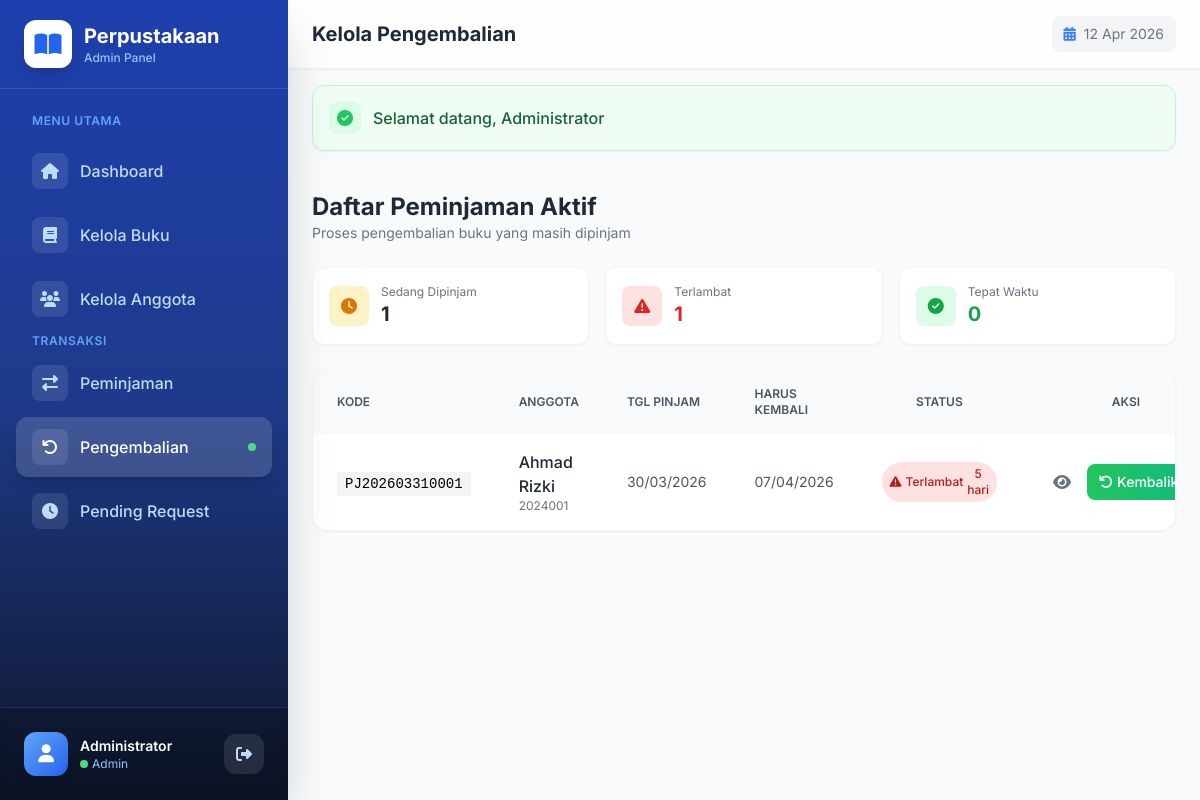
Page /admin/pengembalian (signed in) on the committed database.
### tables this page shows
CREATE TABLE `peminjaman` (
  `id` int(11) NOT NULL,
  `kode_peminjaman` varchar(20) NOT NULL,
  `anggota_id` int(11) NOT NULL,
  `user_id` int(11) DEFAULT NULL,
  `tanggal_pinjam` date NOT NULL,
  `tanggal_harus_kembali` date NOT NULL,
  `tanggal_kembali` date DEFAULT NULL,
  `status` enum('pending','dipinjam','dikembalikan','terlambat','ditolak') DEFAULT 'pending',
  `total_denda` decimal(10,2) DEFAULT 0.00,
  `keterangan` text DEFAULT NULL,
  `created_at` timestamp NOT NULL DEFAULT current_timestamp(),
  `updated_at` timestamp NOT NULL DEFAULT current_timestamp() ON UPDATE current_timestamp()
);

CREATE TABLE `anggota` (
  `id` int(11) NOT NULL,
  `nis` varchar(20) NOT NULL,
  `nama` varchar(100) NOT NULL,
  `jenis_kelamin` enum('L','P') NOT NULL,
  `kelas` varchar(20) NOT NULL,
  `jurusan` varchar(100) DEFAULT NULL,
  `alamat` text DEFAULT NULL,
  `telepon` varchar(20) DEFAULT NULL,
  `email` varchar(100) DEFAULT NULL,
  `username` varchar(50) NOT NULL,
  `password` varchar(255) NOT NULL,
  `foto` varchar(255) DEFAULT NULL,
  `tanggal_daftar` date NOT NULL,
  `status` enum('aktif','nonaktif','suspend') DEFAULT 'aktif',
  `max_pinjam` int(11) DEFAULT 3,
  `created_at` timestamp NOT NULL DEFAULT current_timestamp(),
  `updated_at` timestamp NOT NULL DEFAULT current_timestamp() ON UPDATE current_timestamp()
);

### controllers/TransaksiController.php (called while the page is built, shortened)
<?php
class TransaksiController {
    private $peminjamanModel;
    private $pengembalianModel;
    public function __construct() {
        $this->peminjamanModel = new Peminjaman();
        $this->pengembalianModel = new Pengembalian();
    }
    public function pengembalian() {
        $data = [
            'user' => Session::get('user_data'),
            'peminjaman' => $this->peminjamanModel->getByStatus('dipinjam'),
            'pengembalian' => $this->pengembalianModel->getAll()
        ];
        include BASE_PATH . '/views/admin/pengembalian/index.php';
    }
}

### helpers/Session.php (called while the page is built, shortened)
<?php
class Session {
    public static function get($key, $default = null) {
        return $_SESSION[$key] ?? $default;
    }
}

### config/Database.php (called while the page is built, shortened)
<?php
class Database {
    private static $instance = null;
    private $connection;
    private $host = 'localhost';
    private $db_name = 'db_perpustakaan';
    private $username = 'root';
    private $password = '';
    private $charset = 'utf8mb4';
    private function __construct() {
        try {
            $dsn = "mysql:host={$this->host};dbname={$this->db_name};charset={$this->charset}";
            $options = [
                PDO::ATTR_ERRMODE => PDO::ERRMODE_EXCEPTION,
                PDO::ATTR_DEFAULT_FETCH_MODE => PDO::FETCH_ASSOC,
                PDO::ATTR_EMULATE_PREPARES => false,
            ];
            $this->connection = new PDO($dsn, $this->username, $this->password, $options);
        } catch (PDOException $e) {
            die("Koneksi database gagal: " . $e->getMessage());
        }
    }
    public static function getInstance() {
        if (self::$instance === null) {
            self::$instance = new self();
        }
        return self::$instance;
    }
    public function getConnection() {
        return $this->connection;
    }
}

### models/Peminjaman.php (called while the page is built, shortened)
<?php
class Peminjaman {
    private $db;
    private $table = 'peminjaman';
    public function __construct() {
        $this->db = Database::getInstance()->getConnection();
    }
    public function getByStatus($status) {
        $stmt = $this->db->prepare("
            SELECT p.*, a.nama as nama_anggota, a.nis
            FROM {$this->table} p
            LEFT JOIN anggota a ON p.anggota_id = a.id
            WHERE p.status = ?
            ORDER BY p.tanggal_pinjam DESC
        ");
        $stmt->execute([$status]);
        return $stmt->fetchAll();
    }
}

### models/Pengembalian.php (called while the page is built, shortened)
<?php
class Pengembalian {
    private $db;
    private $table = 'pengembalian';
    public function __construct() {
        $this->db = Database::getInstance()->getConnection();
    }
    public function getAll() {
        $stmt = $this->db->query("
            SELECT pg.*, p.kode_peminjaman, p.tanggal_pinjam, p.tanggal_harus_kembali,
                   a.nama as nama_anggota, a.nis, u.nama_lengkap as nama_petugas
            FROM {$this->table} pg
            LEFT JOIN peminjaman p ON pg.peminjaman_id = p.id
            LEFT JOIN anggota a ON p.anggota_id = a.id
            LEFT JOIN users u ON pg.user_id = u.id
            ORDER BY pg.created_at DESC
        ");
        return $stmt->fetchAll();
    }
}

### views/admin/pengembalian/index.php (the view, shortened to what this page needs)
<?php
include BASE_PATH . '/views/layouts/header.php';
include BASE_PATH . '/views/layouts/admin_sidebar.php';
?>
<div class="flex flex-col lg:flex-row lg:items-center lg:justify-between gap-4 mb-6">
    <div class="fade-in-left">
        <h1 class="text-xl sm:text-2xl font-bold text-gray-800">Daftar Peminjaman Aktif</h1>
        <p class="text-gray-500 text-sm">Proses pengembalian buku yang masih dipinjam</p>
    </div>
</div>
<div class="grid grid-cols-1 sm:grid-cols-3 gap-4 mb-6">
    <div class="bg-white rounded-xl shadow-sm border border-gray-100 p-4 card-animate card-hover">
        <div class="flex items-center gap-3">
            <div class="w-10 h-10 bg-amber-100 rounded-lg flex items-center justify-center">
                <i class="fas fa-clock text-amber-600"></i>
            </div>
            <div>
                <p class="text-xs text-gray-500">Sedang Dipinjam</p>
                <p class="text-xl font-bold text-gray-800"><?= count($data['peminjaman'] ?? []) ?></p>
            </div>
        </div>
    </div>
    <div class="bg-white rounded-xl shadow-sm border border-gray-100 p-4 card-animate card-hover" style="animation-delay: 0.1s">
        <div class="flex items-center gap-3">
            <div class="w-10 h-10 bg-red-100 rounded-lg flex items-center justify-center">
                <i class="fas fa-exclamation-triangle text-red-600"></i>
            </div>
            <div>
                <p class="text-xs text-gray-500">Terlambat</p>
                <p class="text-xl font-bold text-red-600">
                    <?php
                    $terlambat = 0;
                    $today = new DateTime();
                    foreach ($data['peminjaman'] ?? [] as $p) {
                        $harusKembali = new DateTime($p['tanggal_harus_kembali']);
                        if ($today > $harusKembali) $terlambat++;
                    }
                    echo $terlambat;
                    ?>
                </p>
            </div>
        </div>
    </div>
    <div class="bg-white rounded-xl shadow-sm border border-gray-100 p-4 card-animate card-hover" style="animation-delay: 0.2s">
        <div class="flex items-center gap-3">
            <div class="w-10 h-10 bg-green-100 rounded-lg flex items-center justify-center">
                <i class="fas fa-check-circle text-green-600"></i>
            </div>
            <div>
                <p class="text-xs text-gray-500">Tepat Waktu</p>
                <p class="text-xl font-bold text-green-600"><?= count($data['peminjaman'] ?? []) - $terlambat ?></p>
            </div>
        </div>
    </div>
</div>
<div class="bg-white rounded-2xl shadow-sm border border-gray-100 overflow-hidden card-animate" style="animation-delay: 0.2s">
    <div class="overflow-x-auto">
        <table class="w-full">
            <thead class="bg-gray-50">
                <tr>
                    <th class="px-4 sm:px-6 py-4 text-left text-xs font-semibold text-gray-600 uppercase">Kode</th>
                    <th class="px-4 sm:px-6 py-4 text-left text-xs font-semibold text-gray-600 uppercase">Anggota</th>
                    <th class="px-4 sm:px-6 py-4 text-left text-xs font-semibold text-gray-600 uppercase hidden md:table-cell">Tgl Pinjam</th>
                    <th class="px-4 sm:px-6 py-4 text-left text-xs font-semibold text-gray-600 uppercase hidden lg:table-cell">Harus Kembali</th>
                    <th class="px-4 sm:px-6 py-4 text-center text-xs font-semibold text-gray-600 uppercase">Status</th>
                    <th class="px-4 sm:px-6 py-4 text-center text-xs font-semibold text-gray-600 uppercase">Aksi</th>
                </tr>
            </thead>
            <tbody class="divide-y divide-gray-100">
                <?php if (empty($data['peminjaman'])): ?>
                    <tr>
                        <td colspan="6" class="px-6 py-12 text-center text-gray-500">
                            <div class="fade-in">
                                <i class="fas fa-check-circle text-5xl mb-4 text-green-300"></i>
                                <p class="font-medium">Tidak ada peminjaman aktif</p>
                                <p class="text-sm text-gray-400">Semua buku sudah dikembalikan</p>
                            </div>
                        </td>
                    </tr>
                <?php else: ?>
                    <?php foreach ($data['peminjaman'] as $p): ?>
                        <?php
                        $harusKembali = new DateTime($p['tanggal_harus_kembali']);
                        $today = new DateTime();
                        $diff = $today->diff($harusKembali);
                        $isLate = $today > $harusKembali;
                        ?>
                        <tr class="hover:bg-gray-50 transition-colors">
                            <td class="px-4 sm:px-6 py-4">
                                <span class="font-mono text-sm bg-gray-100 px-2 py-1 rounded"><?= htmlspecialchars($p['kode_peminjaman']) ?></span>
                            </td>
                            <td class="px-4 sm:px-6 py-4">
                                <p class="font-medium text-gray-800"><?= htmlspecialchars($p['nama_anggota']) ?></p>
                                <p class="text-xs text-gray-500"><?= $p['nis'] ?></p>
                            </td>
                            <td class="px-4 sm:px-6 py-4 text-sm text-gray-600 hidden md:table-cell">
                                <?= date('d/m/Y', strtotime($p['tanggal_pinjam'])) ?>
                            </td>
                            <td class="px-4 sm:px-6 py-4 text-sm text-gray-600 hidden lg:table-cell">
                                <?= date('d/m/Y', strtotime($p['tanggal_harus_kembali'])) ?>
                            </td>
                            <td class="px-4 sm:px-6 py-4 text-center">
                                <?php if ($isLate): ?>
                                    <span class="inline-flex items-center gap-1 px-2 py-1 text-xs font-medium rounded-full bg-red-100 text-red-700 animate-pulse">
                                        <i class="fas fa-exclamation-triangle"></i>
                                        <span class="hidden sm:inline">Terlambat</span> <?= $diff->days ?> hari
                                    </span>
                                <?php endif; ?>
                            </td>
                            <td class="px-4 sm:px-6 py-4 text-center">
                                <div class="flex items-center justify-center gap-2">
                                    <a href="<?= BASE_URL ?>/admin/transaksi/show?id=<?= $p['id'] ?>"
                                       class="p-2 text-gray-500 hover:text-blue-600 hover:bg-blue-50 rounded-lg transition-all" title="Detail">
                                        <i class="fas fa-eye"></i>
                                    </a>
                                    <a href="<?= BASE_URL ?>/admin/pengembalian/process?id=<?= $p['id'] ?>"
                                       class="inline-flex items-center gap-1 px-3 py-2 bg-gradient-to-r from-green-500 to-emerald-500 text-white text-sm font-medium rounded-lg hover:from-green-600 hover:to-emerald-600 transition-all btn-press">
                                        <i class="fas fa-undo"></i>
                                        <span class="hidden sm:inline">Kembalikan</span>
                                    </a>
                                </div>
                            </td>
                        </tr>
                    <?php endforeach; ?>
                <?php endif; ?>
            </tbody>
        </table>
    </div>
</div>
    </main>
</div>
<?php include BASE_PATH . '/views/layouts/footer.php'; ?>

### views/layouts/header.php (style rules this page uses)
* { font-family: 'Inter', sans-serif; }
.fade-in-left { animation: fadeInLeft 0.6s ease-out forwards; }
.hover-scale { transition: all 0.3s ease; }
.card-hover { transition: all 0.4s cubic-bezier(0.4, 0, 0.2, 1); }
.btn-press { transition: all 0.15s ease; }
.table-row-animate { animation: tableRowIn 0.4s ease-out forwards; opacity: 0; }

### rows in the picture
peminjaman: kode_peminjaman "PJ202603310001", anggota.nama "Ahmad Rizki", anggota.nis "2024001", tanggal_pinjam "30/03/2026", tanggal_harus_kembali "07/04/2026", tanggal_harus_kembali "5"

### other values in the picture
$user['nama_lengkap'] "Administrator"
$user['role'] "Admin"
$pageTitle "Kelola Pengembalian"
$flash['message'] "Selamat datang, Administrator"
count($data['peminjaman'] ?? []) "1"
$terlambat "1"
count($data['peminjaman'] ?? []) - $terlambat "0"
